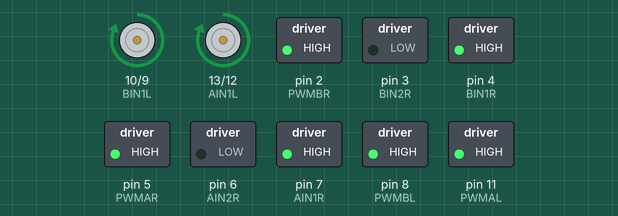
Bench run of a sketch on a simulated Arduino Uno, built with avr-gcc and run on an emulated ATmega328P. On the bench: motor-driver pin pairs drawn as motors (green arrow = first pin HIGH = forward, orange = second pin HIGH = backward, longer = more drive), switched loads named in the sketch (green lamp = pin HIGH).

Above: at 1.0 s.
At 2.7 s:
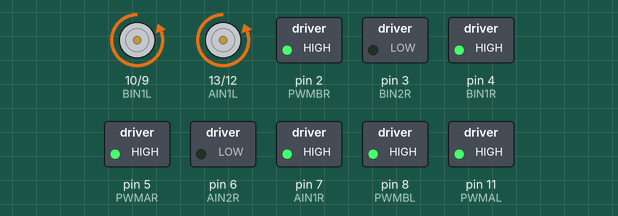
Timing chart, 0 to 4.0 s (numbered marks = the images above):
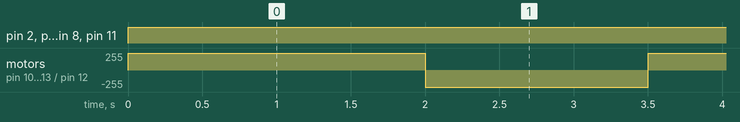

Measured:
- by itself, pin 2 (PWMBR), pin 4 (BIN1R), pin 5 (PWMAR), pin 7 (AIN1R), pin 8 (PWMBL), pin 11 (PWMAL): LOW → HIGH at 0.00 s
- by itself, motor on pin 10 (BIN1L) / pin 9 (BIN2L), motor on pin 13 (AIN1L) / pin 12 (AIN2L): alternates forward 255/255 for 2.0 s and backward 255/255 for 1.5 s

The sketch:

Motor_Working_Code.ino
```cpp
/*
  SparkFun Inventor’s Kit
  Circuit 5A - Motor Basics

  Learn how to control one motor with the motor driver.

  This sketch was written by SparkFun Electronics, with lots of help from the Arduino community.
  This code is completely free for any use.

  View circuit diagram and instructions at: https://learn.sparkfun.com/tutorials/sparkfun-inventors-kit-experiment-guide---v41
  Download drawings and code at: https://github.com/sparkfun/SIK-Guide-Code
*/

//PIN VARIABLES
//the motor will be controlled by the motor A pins on the motor driver
const int AIN1L = 13;           //control pin 1 on the motor driver for the right motor
const int AIN2L = 12;            //control pin 2 on the motor driver for the right motor
const int PWMAL = 11;            //speed control pin on the motor driver for the right motor
const int BIN1L = 10;
const int BIN2L = 9;
const int PWMBL = 8;
const int AIN1R = 7;
const int AIN2R = 6;
const int PWMAR = 5;
const int BIN1R = 4;
const int BIN2R = 3;
const int PWMBR = 2;

//int switchPin = 7;             //switch to turn the robot on and off

//VARIABLES
int motorSpeed=255;      //starting speed for the motor
//int ch=3;
void setup() {
  //pinMode(switchPin, INPUT_PULLUP);   //set this as a pullup to sense whether the switch is flipped

  //set the motor control pins as outputs
  pinMode(AIN1L, OUTPUT);
  pinMode(AIN2L, OUTPUT);
  pinMode(PWMAL, OUTPUT);
  pinMode(BIN1L, OUTPUT);
  pinMode(BIN2L, OUTPUT);
  pinMode(PWMBL, OUTPUT);
  pinMode(AIN1R, OUTPUT);
  pinMode(AIN2R, OUTPUT);
  pinMode(PWMAR, OUTPUT);
  pinMode(BIN1R, OUTPUT);
  pinMode(BIN2R, OUTPUT);
  pinMode(PWMBR, OUTPUT);


  Serial.begin(9600);                       //begin serial communication with the computer

  //Serial.println("Enter CHOICE (1,2,-1)... ");    //Prompt to get input in the serial monitor.
}

void loop() {

  //spinMotor();
   digitalWrite(AIN1L, HIGH);                         //set pin 1 to high
   digitalWrite(AIN2L, LOW);                          //set pin 2 to low
   digitalWrite(BIN1L, HIGH);
   digitalWrite(BIN2L, LOW);
   digitalWrite(AIN1R, HIGH);
   digitalWrite(AIN2R, LOW);
   digitalWrite(BIN1R, HIGH);
   digitalWrite(BIN2R, LOW);
   analogWrite(PWMAL, abs(motorSpeed));                 //now that the motor direction is set, drive it at the entered speed
   analogWrite(PWMBL, abs(motorSpeed));
   analogWrite(PWMAR, abs(motorSpeed));
   analogWrite(PWMBR, abs(motorSpeed));
    //Serial.println(" Straight ");
   delay(2000);
   digitalWrite(AIN1L, LOW);                         //set pin 1 to high
   digitalWrite(AIN2L, HIGH);                          //set pin 2 to low
   digitalWrite(BIN1L, LOW);
   digitalWrite(BIN2L, HIGH);
   digitalWrite(AIN1R, HIGH);
   digitalWrite(AIN2R, LOW);
   digitalWrite(BIN1R, HIGH);
   digitalWrite(BIN2R, LOW);
   analogWrite(PWMAL, abs(motorSpeed));                 //now that the motor direction is set, drive it at the entered speed
   analogWrite(PWMBL, abs(motorSpeed));
   analogWrite(PWMAR, abs(motorSpeed));
   analogWrite(PWMBR, abs(motorSpeed));
   delay(1500);
}

/********************************************************************************/
/*void spinMotor()                       //function for driving the right motor
{
    digitalWrite(AIN1L, HIGH);                         //set pin 1 to high
    digitalWrite(AIN2L, LOW);                          //set pin 2 to low
    digitalWrite(BIN1L, HIGH);
    digitalWrite(BIN2L, LOW);
    digitalWrite(AIN1R, HIGH);
    digitalWrite(AIN2R, LOW);
    digitalWrite(BIN1R, HIGH);
    digitalWrite(BIN2R, LOW);
    analogWrite(PWMAL, abs(motorSpeed));                 //now that the motor direction is set, drive it at the entered speed
    analogWrite(PWMBL, abs(motorSpeed));
    analogWrite(PWMAR, abs(motorSpeed));
    analogWrite(PWMBR, abs(motorSpeed));
    //Serial.println(" Straight ");
    delay(2000);
    analogWrite(PWMAL, abs(motorSpeed));                 //now that the motor direction is set, drive it at the entered speed
    analogWrite(PWMBL, abs(motorSpeed));
    analogWrite(PWMAR, abs(motorSpeed));
    analogWrite(PWMBR, abs(motorSpeed));

}*/
```
